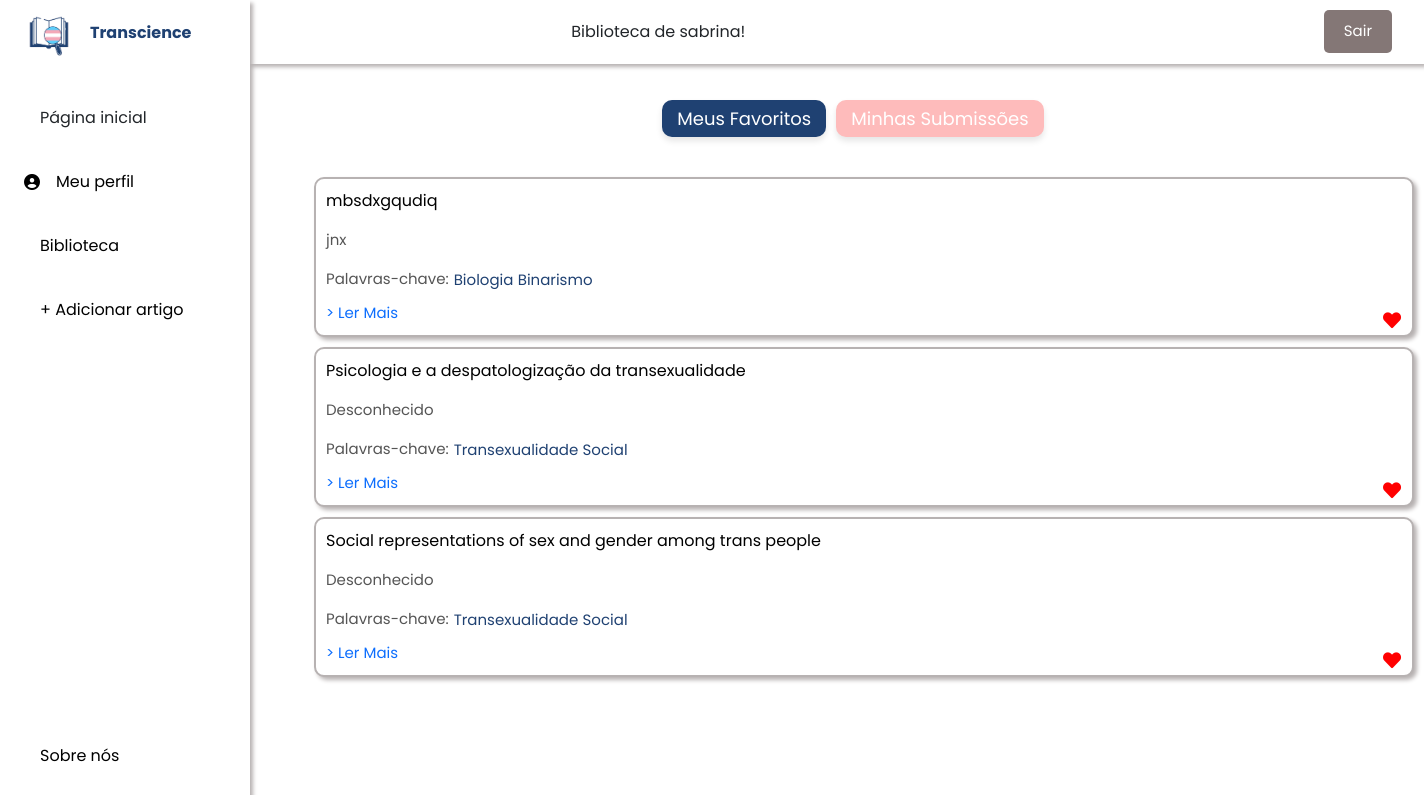
Page /biblioteca/minha_biblioteca/ (signed in) on the earlier database version.
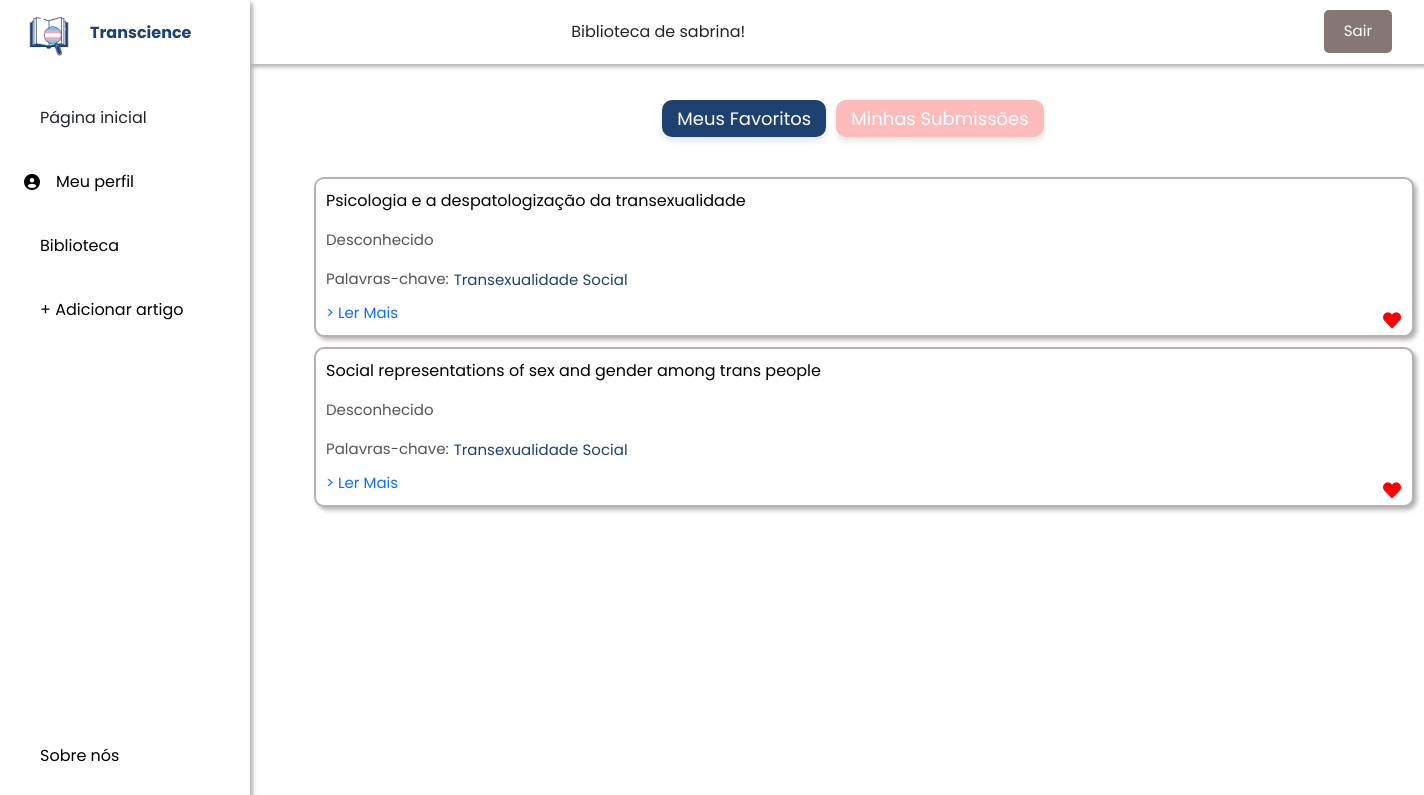
Same page on the later database version.
### biblioteca/models.py (models this page shows, shortened)
class Favorito(models.Model):
    usuario = models.ForeignKey(User, on_delete=models.CASCADE)
    artigo = models.ForeignKey(Artigo, on_delete=models.CASCADE)
    data_favorito = models.DateField(auto_now_add=True)

class Artigo(models.Model):
    titulo = models.CharField(max_length=200)
    link = models.CharField(max_length=255)
    autor = models.CharField(max_length=255)
    relevancia_id = models.ForeignKey(Relevancia, on_delete=models.CASCADE)
    ano_id = models.ForeignKey(Ano, on_delete=models.CASCADE)
    palavras_chave = models.ManyToManyField(PalavraChave, related_name='artigos')
    usuario = models.ManyToManyField(User, related_name='artigos')

class PalavraChave(models.Model):
    nome = models.CharField(max_length=100)
    def __str__(self):
        return self.nome

### biblioteca/views.py (the view)
# urls.py: path("minha_biblioteca/", views.ArtigoListView.as_view(), name="minha_biblioteca"),
class ArtigoListView(LoginRequiredMixin, generic.ListView):
    model = Artigo
    template_name = 'biblioteca/minha_biblioteca.html'
    context_object_name = 'artigos'
    def get_queryset(self):
        return Artigo.objects.filter(usuario=self.request.user)

### biblioteca/models.py (called while the page is built)
    def __str__(self):
        return self.descricao

### biblioteca/templates/biblioteca/minha_biblioteca.html (shortened to what the changed rows need)
{% load static %}
<link rel="stylesheet" href="{% static 'css/bootstrap.min.css' %}">
<link rel="stylesheet" href="{% static 'fa/css/all.min.css' %}">
<link rel="stylesheet" href="{% static 'biblioteca/style.css' %}">
<link href="fontawesome/css/all.css" rel="stylesheet">
<link rel="stylesheet" href="https://use.fontawesome.com/releases/v5.0.7/css/all.css">
<head>
</head>
<body id="body-pd">
<div class="content-container">
    <div class="content-container">
        <div id="favoritos" style="display: block;">
            <ul>
                {% for favorito in user.favorito_set.all %}
                    <li class="artigo-item" style="position: relative; padding-bottom: 30px;">
                        <a class="titulo-artigo" style="color: black;">
                            {{ favorito.artigo.titulo }}
                        </a>
                        <form action="{% url 'favoritar_artigo' favorito.artigo.id %}" method="post" class="favorite-form" id="favorite-form-{{ favorito.artigo.id }}">
                            <button type="submit" class="favorite-button" style="border: none; background: none; position: absolute; bottom: 5px; right: 5px;" id="favorite-btn-{{ favorito.artigo.id }}" onclick="toggleFavorite(event, {{ favorito.artigo.id }})">
                                <i class="fas fa-heart" id="heart-{{ favorito.artigo.id }}" style="font-size: 18px; color: red;"></i>
                            </button>
                        </form>
                        <p class="texto-menor" style="margin-top: 3px;">{{ favorito.artigo.autor }}
                        <div style="display: flex; align-items: center; margin-top: 10px;">
                            <a class="texto-menor">Palavras-chave:</a>
                            <div class="palavras-chave-container" style="margin-left: 5px;">
                                {% for palavra_chave in favorito.artigo.palavras_chave.all %}
                                    <span class="texto-menor" style="color: #1F4172;">{{ palavra_chave }}</span>
                                {% endfor %}
                            </div>
                        </div>
                        <p class="texto-menor" style="margin-top: 10px;">
                            <a href="{{ favorito.artigo.link }}" target="_blank">> Ler Mais</a>
                        </p>
                    </li>
                {% empty %}
                    <p>Você ainda não favoritou nenhum artigo.</p>
                {% endfor %}
            </ul>
        </div>

Differences in the rows shown:
removed Favorito: artigo.titulo "mbsdxgqudiq", artigo.autor "jnx"
no longer on this page (row unchanged): PalavraChave: nome "Biologia", shown under "mbsdxgqudiq"
no longer on this page (row unchanged): PalavraChave: nome "Binarismo", shown under "mbsdxgqudiq"
